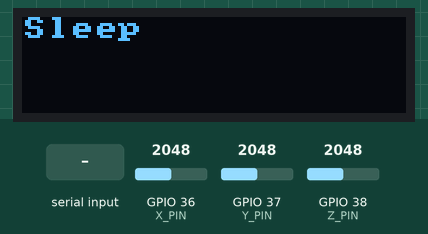
The sketch below on a simulated ESP32. On the bench: 128×32 one-colour display. The inputs (shaded band) are chosen by the test bench; at power-on: GPIO 36 (X_PIN) = 2048, GPIO 37 (Y_PIN) = 2048, GPIO 38 (Z_PIN) = 2048. What the sketch prints to the serial monitor is not drawn.

Above: at 1.2 s.
1.3 s: "wearable\n" received over Serial
At 2.1 s:
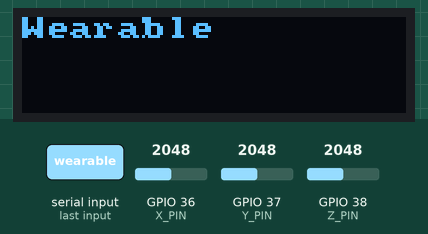
4.3 s: "Steps\n" received over Serial
At 6.6 s:
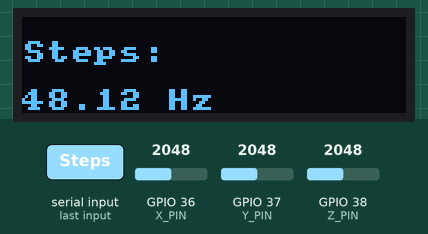
6.9 s: GPIO 36 (X_PIN) set to 491
At 8.6 s:
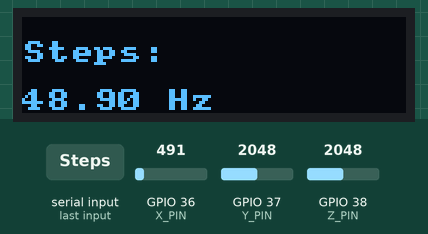
8.9 s: GPIO 37 (Y_PIN) set to 0
At 10.6 s:
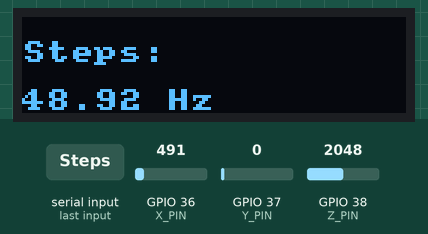
11.9 s: GPIO 38 (Z_PIN) set to 11
At 14.4 s:
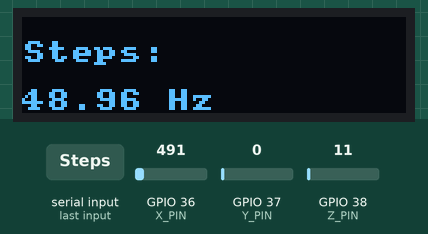
14.9 s: GPIO 38 (Z_PIN) set to 8
Timing chart, 0 to 17.9 s (numbered marks = the images above; inputs shaded):
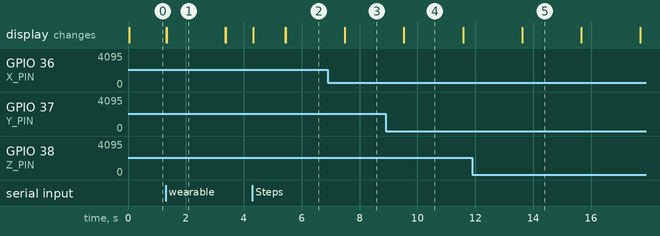

The sketch:

Challenge1OnlinePedometer.ino
```cpp
int sampleTime = 0; // Time of last sample (in Sampling tab)
int ax = 0; int ay = 0; int az = 0; // Acceleration (from readAccelSensor())
bool sending;

void setup() {
  setupAccelSensor();
  setupCommunication();
  setupDisplay();
  sending = false;
  writeDisplay("Sleep", 0, true);
}

void loop() {
  String command = receiveMessage();
  if(command == "sleep") {
    sending = false;
    writeDisplay("Sleep", 0, true);
  }
  else if(command == "wearable") {
    sending = true;
    writeDisplay("Wearable", 0, true);
  } else if (command.substring(0, 5) == "Steps"){
    String step_count = command.substring(5);
    String steps = "Steps: " + step_count;
    writeDisplay(steps.c_str(), 1, true);
  }
  if(sending && sampleSensors()) {
    String response = String(sampleTime) + ",";
    response += String(ax) + "," + String(ay) + "," + String(az);
    sendMessage(response);
  }
}
```

Accelerometer.ino
```cpp
// Accelerometer Pins
const int X_PIN = A0;
const int Y_PIN = A1;
const int Z_PIN = A2;

void setupAccelSensor(){
  pinMode(X_PIN, INPUT);
  pinMode(Y_PIN, INPUT);
  pinMode(Z_PIN, INPUT);
}

void readAccelSensor(){
  ax = analogRead(X_PIN);
  ay = analogRead(Y_PIN);
  az = analogRead(Z_PIN);

}
```

Communication.ino
```cpp
/*
 * Precompiler directive elegance: 0 == Serial, 1 == Bluetooth
 */
#define USE_BT 0

/*
 * This block allows us to use "Ser" throughout our codebase.
 * This makes the code to be protocol-agnostic.
 * Whether using Bluetooth or USB Serial, we will reference it as Ser.
 */
#if USE_BT
  #include "BluetoothSerial.h"
  BluetoothSerial BTSerial;     // instantiate a BT object
  #define Ser BTSerial          // substitute Ser for SerialBT
#else
  #define Ser Serial            // substitute Ser for Serial
#endif

/*
 * Initialize the communication protocol (either HW Serial or BT)
 */
void setupCommunication() {
  #if USE_BT
    Ser.begin("testttest"); // any unique name for BT
  #else
    Ser.begin(115200);
  #endif
}


/*
 * Receive a message one character at a time, stopping at a newline ('\n')
 */
String receiveMessage() {
  String message = "";
  if (Ser.available() > 0) {
    while (true) { // loop forever until a newline is seen
      char c = Ser.read();
      if (c != char(-1)) { // if there is a character in the buffer
        if (c == '\n')
          break;
        message += c;
      }
    }
  }
  return message;
}

/*
 * Send a message over the communication protocol
 */
void sendMessage(String message) {
  Ser.println(message);
}
```

Display.ino
```cpp
#include "U8x8lib.h" // library for fast graphics
#include "Wire.h" // library for I2C

//Instantiates OLED object
U8X8_SSD1306_128X32_UNIVISION_HW_I2C oled(U8X8_PIN_NONE);

//sets refresh rate to fps
const int MAX_REFRESH = 500;
unsigned long lastClear = 0;

void setupDisplay() {
  oled.begin();
  oled.setPowerSave(0);
  oled.setFont(u8x8_font_amstrad_cpc_extended_r);
  oled.setCursor(0, 0);
}

void writeDisplay(const char * message, int row, bool erase){
  unsigned long now = millis();
  if(erase && (millis() - lastClear >= MAX_REFRESH)){
    oled.clearDisplay();
    lastClear = now;
  }
  oled.setCursor(0, row);
  oled.print(message);
}

void writeDisplayCSV(String message, int commaCount){
  int startIndex = 0;
  for(int i = 0; i <= commaCount; i++){
    int index = message.indexOf(',', startIndex);
    String subMessage = message.substring(startIndex, index);
    startIndex = index + 1;
    writeDisplay(subMessage.c_str(), i, false);
  }
}
```

Sampling.ino
```cpp
int sampleRate = 50;
unsigned long sampleDelay = 1e6/sampleRate;
unsigned long timeStart = 0;
unsigned long timeEnd = 0;

bool sampleSensors(){
  timeEnd = micros();
  if(timeEnd - timeStart >= sampleDelay) {
    displaySampleRate(timeEnd);
    timeStart = timeEnd;

    // Read the sensors and store their outputs in global variables
    sampleTime = millis();
    readAccelSensor();     // values stored in "ax", "ay", and "az"
    return true;
  }

  return false;
}

void displaySampleRate(unsigned long currentTime){
  int nSamples = 100;
  static int count = 0;
  static unsigned long lastTime = 0;

  count++;
  if(count == nSamples) {
    double avgRate = nSamples * 1e6 / (currentTime - lastTime);
    String message = String(avgRate) + " Hz";
    writeDisplay(message.c_str(), 3, false);

    // reset
    count = 0;
    lastTime = currentTime;

  }
}
```

Measured:
- after the input at 1.3 s, the display: first changes at once (image 1 shows a later state)
- after the input at 4.3 s, the display: first changes at once (image 2 shows a later state)
- after the input at 8.9 s, the display: changes after 0.63 s (image 4)
- after the input at 11.9 s, the display: changes after 1.7 s (image 5)
- what the display in image 1 shows lasts 2.1 s, from 1.3 s to 3.4 s
